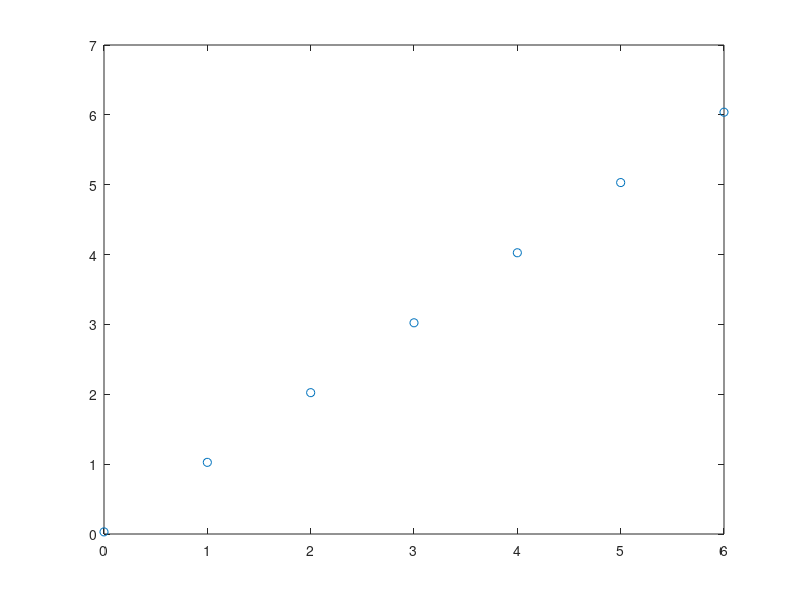

Here is the MATLAB script that generated this plot:
clc
clear
x = [0 1 2 3 4 5 6];

b=[-0.002 1.1 1.98 3.05 3.95 5.1 6.02]
third_column=x.^2
input= [1 1 1 1 1 1 1;x ;third_column]
[L,U]=lu(input')
y=L\b'
unknown=U\y
test=unknown'*input
%plot(x,b,'o')  
%hold on;
plot(x,test,'o')

%Question 3
%On observing the plots of linear and quadratic functions, its seen that
%the data points are covered by both and there's not much of an advantage
%that we could get out of the quadratic function. Hence linear function
%proves to be a better fit.